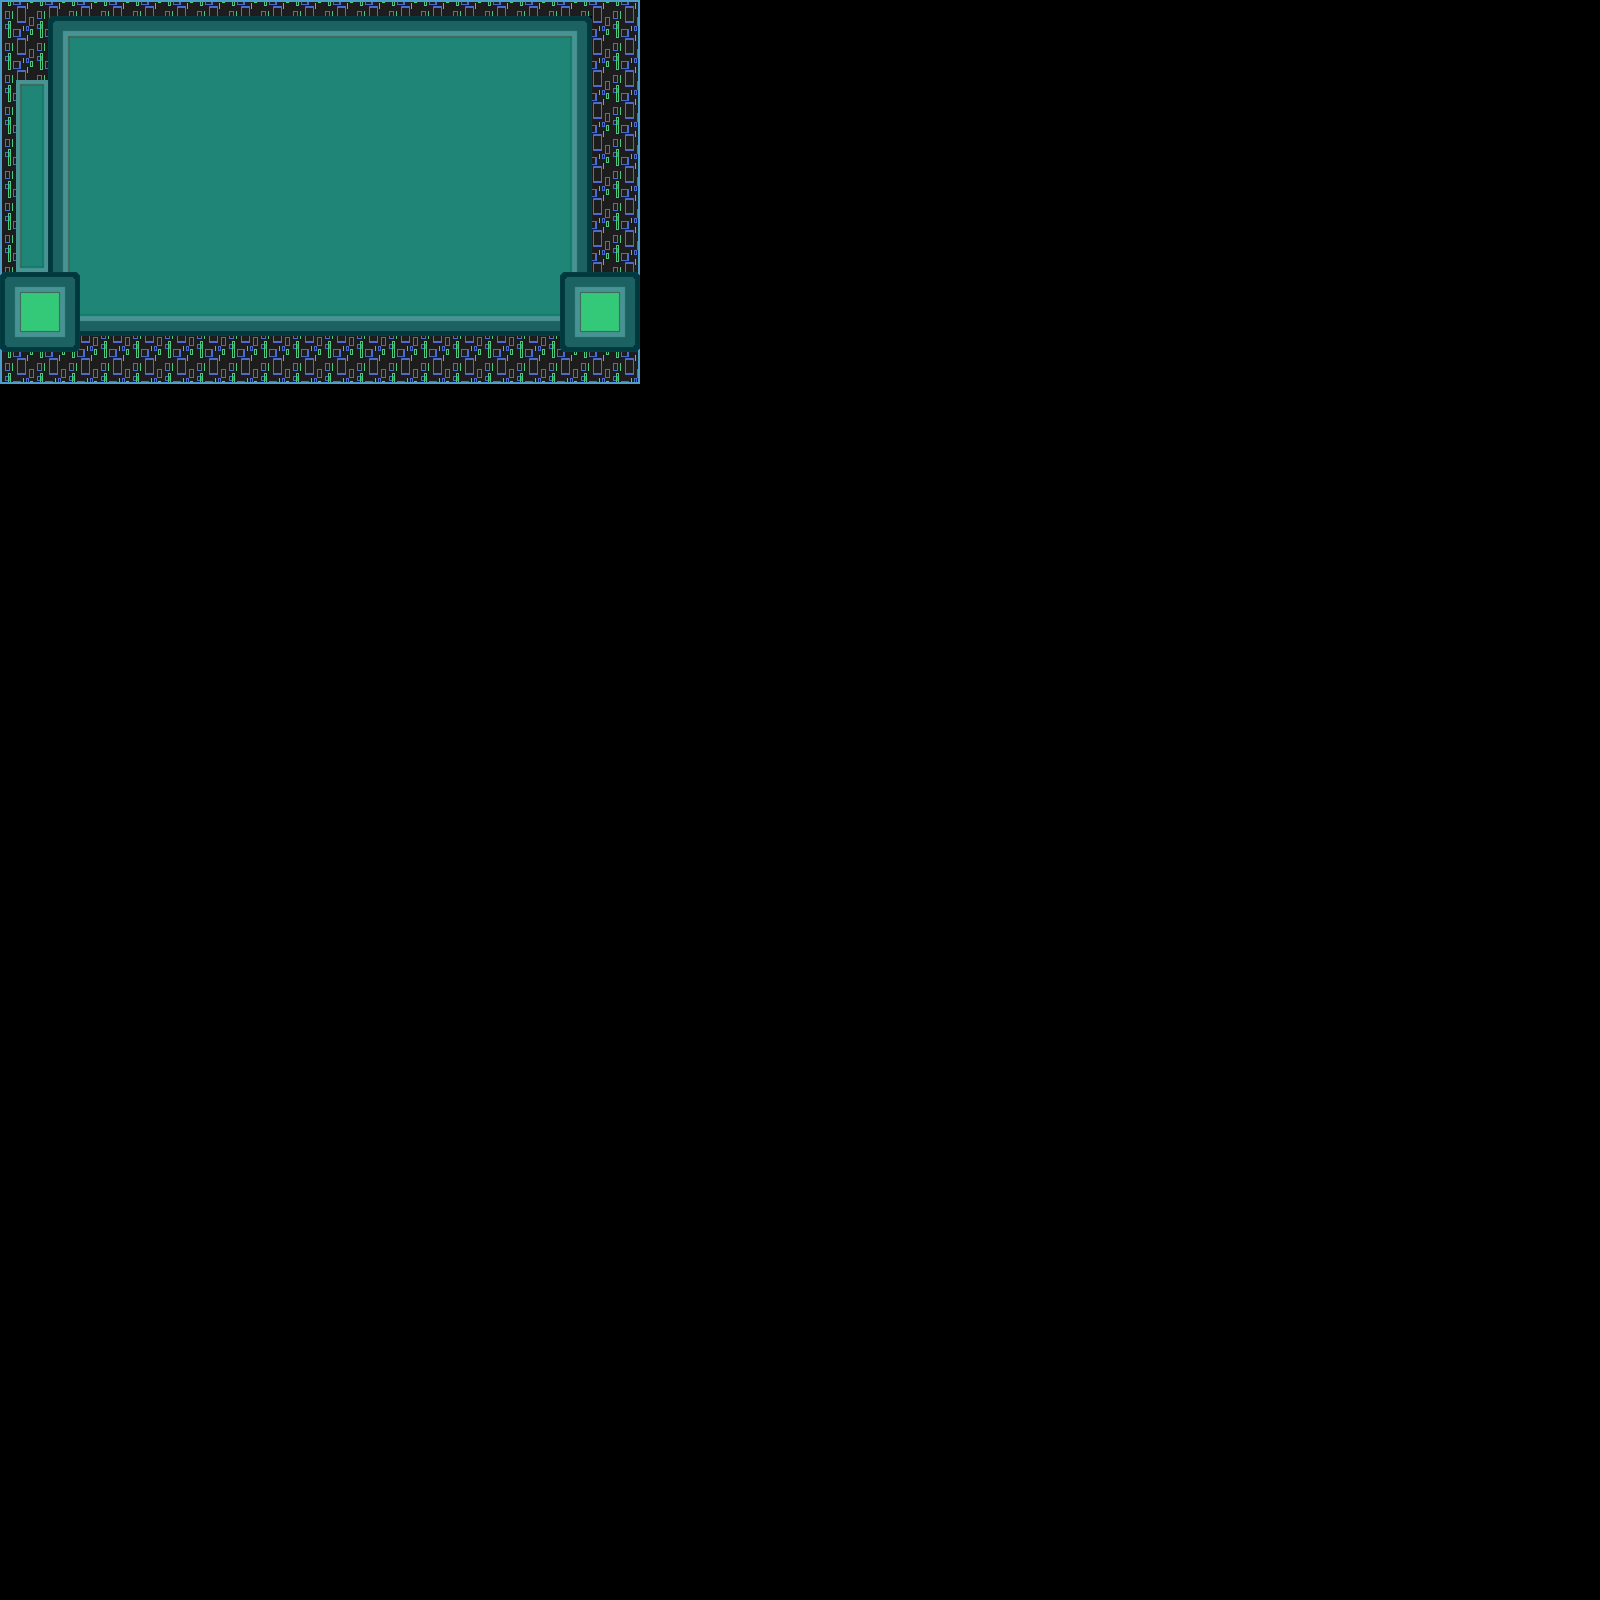

A 2D game scene composited from a Tiled map and its tileset images. What follows is a short description and the map's XML, with each tile layer's data collapsed to a summary:
An orthogonal 100x100 tile map with 16x16 px tiles, 3 tile layers (Kachelebene 1, Display, displays), 4 tilesets.

<map version="1.5" tiledversion="1.7.0" orientation="orthogonal" renderorder="right-down" width="100" height="100" tilewidth="16" tileheight="16" infinite="0" nextlayerid="4" nextobjectid="1">
 <tileset firstgid="1" name="Tileset" tilewidth="32" tileheight="32" tilecount="18" columns="6">
  <image source="Tileset.png" width="192" height="96" />
 </tileset>
 <tileset firstgid="19" name="Tileset" tilewidth="16" tileheight="16" tilecount="72" columns="12">
  <image source="Tileset.png" width="192" height="96" />
 </tileset>
 <tileset firstgid="91" name="CyberSpace" tilewidth="32" tileheight="32" tilecount="36" columns="6">
  <grid orientation="orthogonal" width="16" height="16" />
  <image source="OwOWorldTilesetUpdated.png" width="192" height="192" />
 </tileset>
 <tileset firstgid="127" name="CyberSpace" tilewidth="16" tileheight="16" tilecount="144" columns="12">
  <image source="OwOWorldTilesetUpdated.png" width="192" height="192" />
 </tileset>
 <layer id="1" name="Kachelebene 1" width="100" height="100">
  <data>[10000 cells, 559 non-empty, 46 distinct tile ids]</data>
 </layer>
 <layer id="2" name="Display" width="100" height="100">
  <data>[10000 cells, 827 non-empty, 60 distinct tile ids]</data>
 </layer>
 <layer id="3" name="displays" width="100" height="100">
  <data>[10000 cells, 74 non-empty, 38 distinct tile ids]</data>
 </layer>
</map>
